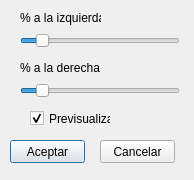
<?xml version="1.0" encoding="UTF-8"?>
<ui version="4.0">
 <class>ajustelinealhist</class>
 <widget class="QDialog" name="ajustelinealhist">
  <property name="geometry">
   <rect>
    <x>0</x>
    <y>0</y>
    <width>194</width>
    <height>180</height>
   </rect>
  </property>
  <property name="windowTitle">
   <string>Ajustar linealmente el histograma</string>
  </property>
  <widget class="QSlider" name="horizontalSlider">
   <property name="geometry">
    <rect>
     <x>20</x>
     <y>80</y>
     <width>160</width>
     <height>21</height>
    </rect>
   </property>
   <property name="maximum">
    <number>50</number>
   </property>
   <property name="value">
    <number>5</number>
   </property>
   <property name="orientation">
    <enum>Qt::Horizontal</enum>
   </property>
  </widget>
  <widget class="QSlider" name="horizontalSlider_2">
   <property name="geometry">
    <rect>
     <x>20</x>
     <y>30</y>
     <width>160</width>
     <height>21</height>
    </rect>
   </property>
   <property name="maximum">
    <number>50</number>
   </property>
   <property name="value">
    <number>5</number>
   </property>
   <property name="orientation">
    <enum>Qt::Horizontal</enum>
   </property>
  </widget>
  <widget class="QLabel" name="label">
   <property name="geometry">
    <rect>
     <x>20</x>
     <y>60</y>
     <width>81</width>
     <height>16</height>
    </rect>
   </property>
   <property name="text">
    <string>% a la derecha</string>
   </property>
  </widget>
  <widget class="QLabel" name="label_2">
   <property name="geometry">
    <rect>
     <x>20</x>
     <y>10</y>
     <width>81</width>
     <height>16</height>
    </rect>
   </property>
   <property name="text">
    <string>% a la izquierda</string>
   </property>
  </widget>
  <widget class="QPushButton" name="pushButton">
   <property name="geometry">
    <rect>
     <x>10</x>
     <y>140</y>
     <width>75</width>
     <height>23</height>
    </rect>
   </property>
   <property name="text">
    <string>Aceptar</string>
   </property>
  </widget>
  <widget class="QPushButton" name="pushButton_2">
   <property name="geometry">
    <rect>
     <x>100</x>
     <y>140</y>
     <width>75</width>
     <height>23</height>
    </rect>
   </property>
   <property name="text">
    <string>Cancelar</string>
   </property>
  </widget>
  <widget class="QCheckBox" name="checkBox">
   <property name="geometry">
    <rect>
     <x>30</x>
     <y>110</y>
     <width>81</width>
     <height>17</height>
    </rect>
   </property>
   <property name="text">
    <string>Previsualizar</string>
   </property>
   <property name="checked">
    <bool>true</bool>
   </property>
  </widget>
 </widget>
 <resources/>
 <connections/>
</ui>
